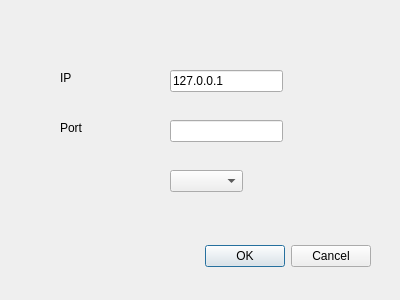
<?xml version="1.0" encoding="UTF-8"?>
<ui version="4.0">
 <class>Multiplayer</class>
 <widget class="QDialog" name="Multiplayer">
  <property name="geometry">
   <rect>
    <x>0</x>
    <y>0</y>
    <width>400</width>
    <height>300</height>
   </rect>
  </property>
  <property name="windowTitle">
   <string>Dialog</string>
  </property>
  <widget class="QDialogButtonBox" name="buttonBox">
   <property name="geometry">
    <rect>
     <x>30</x>
     <y>240</y>
     <width>341</width>
     <height>32</height>
    </rect>
   </property>
   <property name="orientation">
    <enum>Qt::Horizontal</enum>
   </property>
   <property name="standardButtons">
    <set>QDialogButtonBox::Cancel|QDialogButtonBox::Ok</set>
   </property>
  </widget>
  <widget class="QLineEdit" name="ipEdit">
   <property name="geometry">
    <rect>
     <x>170</x>
     <y>70</y>
     <width>113</width>
     <height>22</height>
    </rect>
   </property>
   <property name="text">
    <string>127.0.0.1</string>
   </property>
  </widget>
  <widget class="QLineEdit" name="portEdit">
   <property name="geometry">
    <rect>
     <x>170</x>
     <y>120</y>
     <width>113</width>
     <height>22</height>
    </rect>
   </property>
  </widget>
  <widget class="QLabel" name="label">
   <property name="geometry">
    <rect>
     <x>60</x>
     <y>70</y>
     <width>55</width>
     <height>16</height>
    </rect>
   </property>
   <property name="text">
    <string>IP</string>
   </property>
  </widget>
  <widget class="QLabel" name="label_2">
   <property name="geometry">
    <rect>
     <x>60</x>
     <y>120</y>
     <width>55</width>
     <height>16</height>
    </rect>
   </property>
   <property name="text">
    <string>Port</string>
   </property>
  </widget>
  <widget class="QComboBox" name="comboBox">
   <property name="geometry">
    <rect>
     <x>170</x>
     <y>170</y>
     <width>73</width>
     <height>22</height>
    </rect>
   </property>
  </widget>
 </widget>
 <resources/>
 <connections>
  <connection>
   <sender>buttonBox</sender>
   <signal>accepted()</signal>
   <receiver>Multiplayer</receiver>
   <slot>accept()</slot>
   <hints>
    <hint type="sourcelabel">
     <x>248</x>
     <y>254</y>
    </hint>
    <hint type="destinationlabel">
     <x>157</x>
     <y>274</y>
    </hint>
   </hints>
  </connection>
  <connection>
   <sender>buttonBox</sender>
   <signal>rejected()</signal>
   <receiver>Multiplayer</receiver>
   <slot>reject()</slot>
   <hints>
    <hint type="sourcelabel">
     <x>316</x>
     <y>260</y>
    </hint>
    <hint type="destinationlabel">
     <x>286</x>
     <y>274</y>
    </hint>
   </hints>
  </connection>
 </connections>
</ui>
